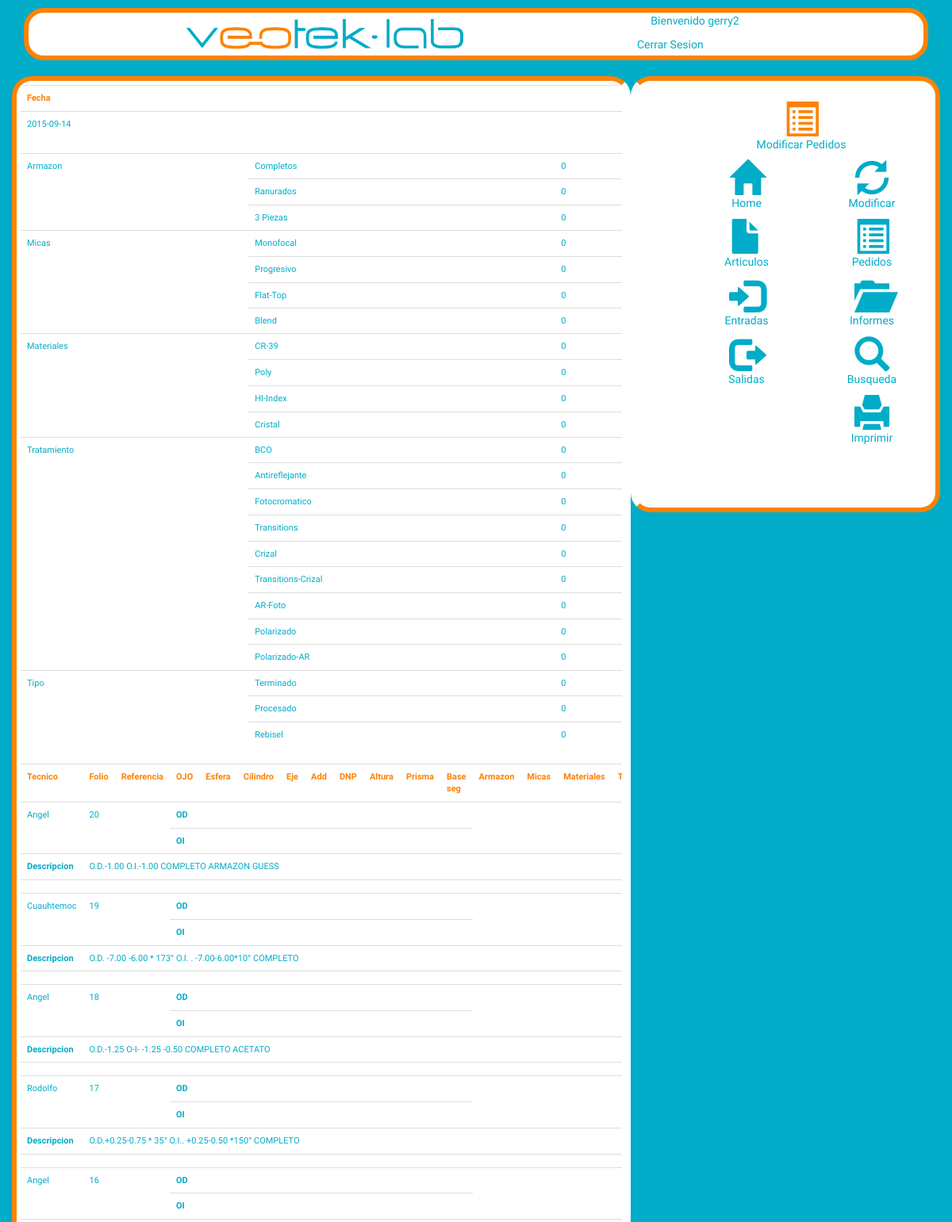
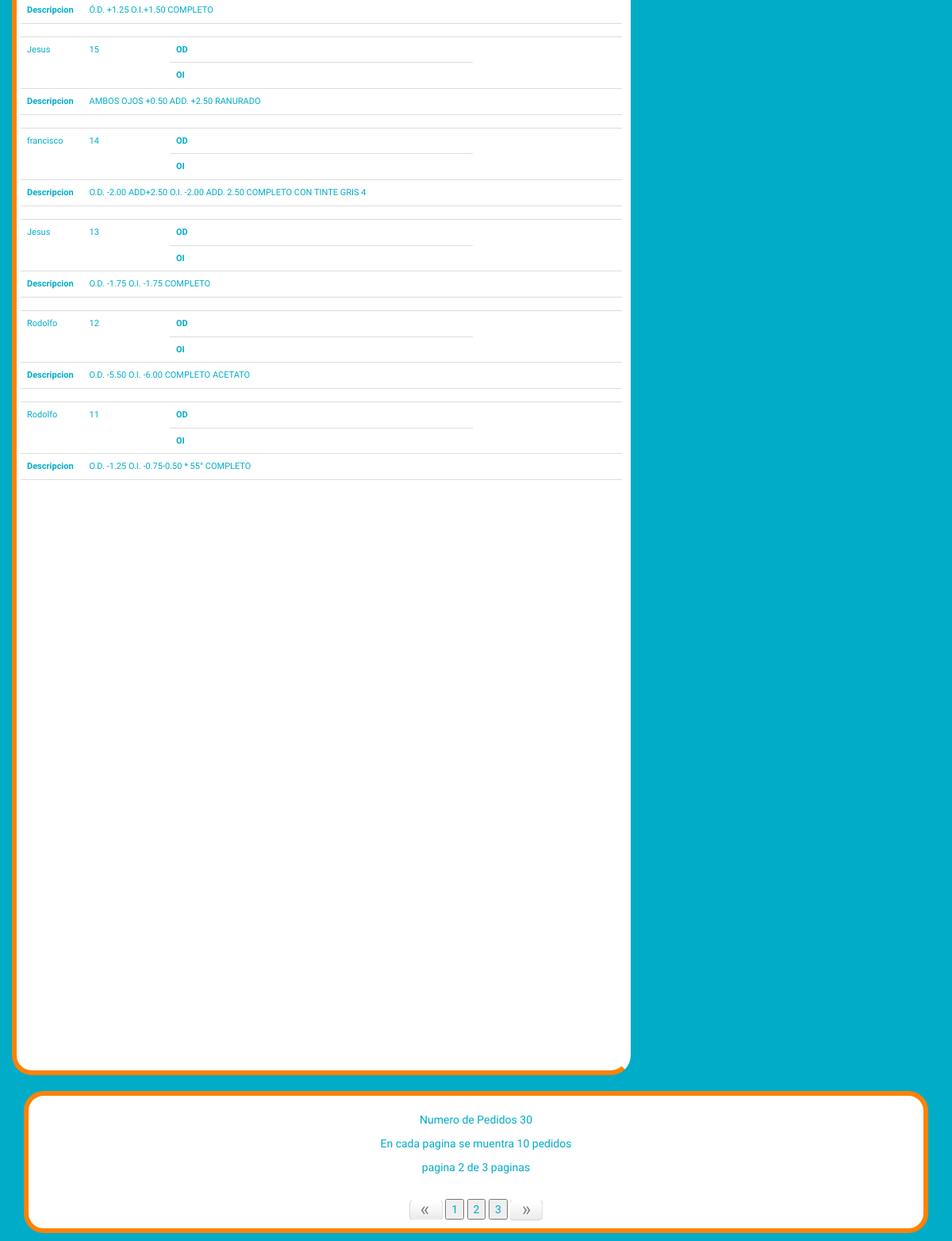
/lab/fechas.php?pagina=2&date=2015-09-14 (signed in), run on the app's committed database (2 pictures, top to bottom).
### tables this page shows
CREATE TABLE IF NOT EXISTS `pedido` (
  `idp` int(10) NOT NULL AUTO_INCREMENT,
  `folio` int(12) NOT NULL,
  `ref` varchar(10) DEFAULT NULL,
  `tecnico` varchar(10) NOT NULL,
  `ode1` varchar(10) DEFAULT NULL,
  `odc1` varchar(10) DEFAULT NULL,
  `odej1` varchar(10) DEFAULT NULL,
  `oda1` varchar(10) DEFAULT NULL,
  `odd1` varchar(10) DEFAULT NULL,
  `odal1` varchar(10) DEFAULT NULL,
  `odp1` varchar(10) DEFAULT NULL,
  `odb1` varchar(10) DEFAULT NULL,
  `oie2` varchar(10) DEFAULT NULL,
  `oic2` varchar(10) DEFAULT NULL,
  `oiej2` varchar(10) DEFAULT NULL,
  `oia2` varchar(10) DEFAULT NULL,
  `oid2` varchar(10) DEFAULT NULL,
  `oial2` varchar(10) DEFAULT NULL,
  `oip2` varchar(10) DEFAULT NULL,
  `oib2` varchar(10) DEFAULT NULL,
  `fecha` date NOT NULL,
  `descripcion` varchar(500) DEFAULT NULL,
  `cantidad` int(11) DEFAULT NULL,
  `status` varchar(15) NOT NULL,
  `armazon` varchar(24) NOT NULL,
  `micas` varchar(24) NOT NULL,
  `materiales` varchar(16) NOT NULL,
  `tratamiento` varchar(16) NOT NULL,
  `tipo` varchar(16) NOT NULL,
  `ma` varchar(10) NOT NULL,
  `mb` varchar(10) NOT NULL,
  `med` varchar(10) NOT NULL,
  `mdbl` varchar(10) NOT NULL,
  PRIMARY KEY (`idp`)
);

### lab/fechas.php (the view, shortened to what the rows shown need)
<html>
<head>
<link rel="stylesheet" type="text/css" href="../css/bootstrap.min.css">
<link rel="stylesheet" type="text/css" href="css/lab.css">
<link rel="stylesheet" type="text/css" href="css/main.css">
<link rel="stylesheet" type="text/css" href="css/informes.css">
<link rel="stylesheet" href="css/print-report.css" type="text/css" media="print" />
</head>
<body>
	<div class="container">
		<div class="row">
			<div class="col-md-8 informes informe-total">
				<?php
				include('connection.php');
       			$fecha = $_GET['date'];
?>
				<table class="table">
					<tr>
						<th>Fecha</th>
					</tr>
				</table>
<?php
       			$consulta_noticias = "SELECT * FROM pedido where fecha='$fecha'";
				$rs_noticias = mysql_query($consulta_noticias, $con);
				$num_total_registros = mysql_num_rows($rs_noticias);
				if ($num_total_registros > 0) {
					$TAMANO_PAGINA = 10;
        			$pagina = false;
        			if (isset($_GET["pagina"]))
            		$pagina = $_GET["pagina"];
					if (!$pagina) {
						$inicio = 0;
						$pagina = 1;
					}
					else {
						$inicio = ($pagina - 1) * $TAMANO_PAGINA;
					}
				?>
				<?php
					$consulta = "SELECT * FROM pedido where fecha='$fecha'  order by folio desc  LIMIT ".$inicio."," . $TAMANO_PAGINA;
					$rs = mysql_query($consulta, $con); ?>
					<div class="table-responsive">
						<table class="table" >
  							<tr>
  								<th>Tecnico</th>
    							<th>Folio</th>
    							<th>Referencia</th>
    							<th>OJO</th>
    							<th>Esfera</th>
    							<th>Cilindro</th>
    							<th>Eje</th>
    							<th>Add</th>
    							<th>DNP</th>
    							<th>Altura</th>
    							<th>Prisma</th>
          						<th>Base seg</th>
          						<th>Armazon</th>
          						<th>Micas</th>
          						<th>Materiales</th>
          						<th>Tratamiento</th>
  							</tr>
				<?php 	while ($row = mysql_fetch_array($rs)) { ?>
							<tr>
				  				<td rowspan="2"><?php echo $row['tecnico']; ?></td>
    							<td rowspan="2"><?php echo $row['folio']; ?></td>
    							<td rowspan="2"><?php echo $row['ref']; ?></td>
    							<td><b>OD</b></td>
    							<td><?php echo $row['ode1']; ?></td>
 	        					<td><?php echo $row['odc1']; ?></td>
 			    				<td><?php echo $row['odej1']; ?></td>
 			    				<td><?php echo $row['oda1']; ?></td>
 			    				<td><?php echo $row['odd1']; ?></td>
 			    				<td><?php echo $row['odal1']; ?></td>
 			    				<td><?php echo $row['odp1']; ?></td>
 			    				<td><?php echo $row['odb1']; ?></td>
 			    				<td rowspan="2"><?php echo $row['armazon']; ?></td>
 			    				<td rowspan="2"><?php echo $row['micas']; ?></td>
 			    				<td rowspan="2"><?php echo $row['materiales']; ?></td>
 			    				<td rowspan="2"><?php echo $row['tratamiento']; ?></td>
  							</tr>
  							<tr>
    							<td><b>OI</b></td>
          						<td><?php echo $row['oie2']; ?></td>
 	        					<td><?php echo $row['oic2']; ?></td>
 			    				<td><?php echo $row['oiej2']; ?></td>
 			    				<td><?php echo $row['oia2']; ?></td>
          						<td><?php echo $row['oid2']; ?></td>
          						<td><?php echo $row['oial2']; ?></td>
          						<td><?php echo $row['oip2']; ?></td>
          						<td><?php echo $row['oib2']; ?></td>
  							</tr>
  							<tr>
          						<td><b>Descripcion</b></td>
  								<td colspan="17"><?php echo $row['descripcion']; ?> </td>
  							</tr>
        					<tr>
          						<td></td>
          						<td colspan="17"> </td>
        					</tr>
					<?php
						}
				?>
				</table>
				</div>
			</div>
		</div>
				<?php
				}
				?>
	</div>
</body>

### data on the page
pedido: tecnico "Angel", folio "20", descripcion "O.D.-1.00 O.I.-1.00 COMPLETO ARMAZON GUESS"
pedido: tecnico "Cuauhtemoc", folio "19", descripcion "O.D. -7.00 -6.00 * 173° O.I. . -7.00-6.00*10° COMPLETO"
pedido: tecnico "Angel", folio "18", descripcion "O.D.-1.25 O-I- -1.25 -0.50 COMPLETO ACETATO"
pedido: tecnico "Rodolfo", folio "17", descripcion "O.D.+0.25-0.75 * 35° O.I.. +0.25-0.50 *150° COMPLETO"
pedido: tecnico "Angel", folio "16", descripcion "Ó.D. +1.25 O.I.+1.50 COMPLETO"
pedido: tecnico "Jesus", folio "15", descripcion "AMBOS OJOS +0.50 ADD. +2.50 RANURADO"
pedido: tecnico "francisco", folio "14", descripcion "O.D. -2.00 ADD+2.50 O.I. -2.00 ADD. 2.50 COMPLETO CON TINTE GRIS 4"
pedido: tecnico "Jesus", folio "13", descripcion "O.D. -1.75 O.I. -1.75 COMPLETO"
pedido: tecnico "Rodolfo", folio "12", descripcion "O.D. -5.50 O.I. -6.00 COMPLETO ACETATO"
pedido: tecnico "Rodolfo", folio "11", descripcion "O.D. -1.25 O.I. -0.75-0.50 * 55° COMPLETO"

### other printed values
$_SESSION[login] "gerry2"
$fecha "2015-09-14"
$row['Completos'] "0"
$row['Ranurados'] "0"
$row['3Piezas'] "0"
$row['Monofocal'] "0"
$row['Progresivo'] "0"
$row['FlatTop'] "0"
$row['Blend'] "0"
$row['CR39'] "0"
$row['Poly'] "0"
$row['HIIndex'] "0"
$row['Cristal'] "0"
$row['BCO'] "0"
$row['Antireflejante'] "0"
